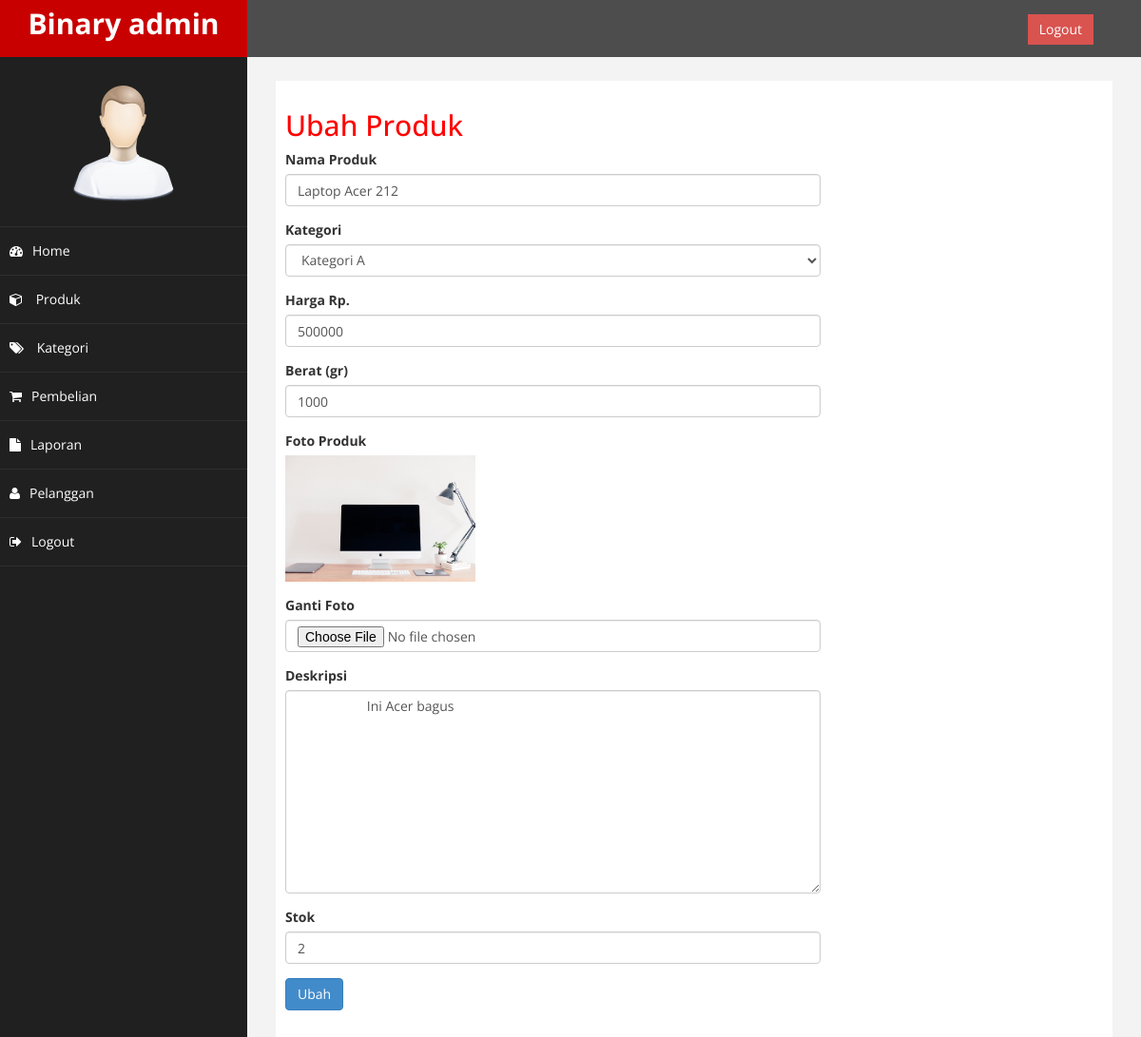
Screenshot of /admin/index.php?halaman=ubahproduk&id=2 (signed in) with the database file from the repository.
### tables this page shows
CREATE TABLE `produk` (
  `id_produk` int(11) NOT NULL,
  `id_kategori` int(5) NOT NULL,
  `nama_produk` varchar(100) NOT NULL,
  `harga_produk` int(11) NOT NULL,
  `berat_produk` int(11) NOT NULL,
  `foto_produk` varchar(100) NOT NULL,
  `deskripsi_produk` text NOT NULL,
  `stok_produk` int(5) NOT NULL
);

CREATE TABLE `kategori` (
  `id_kategori` int(5) NOT NULL,
  `nama_kategori` varchar(100) NOT NULL
);

### admin/ubahproduk.php (the view, shortened to what this page needs)
<?php
$ambil = $koneksi->query("SELECT * FROM produk WHERE id_produk = '$_GET[id]'");
$pecah = $ambil->fetch_assoc();
$datakategori = [];
$ambil = $koneksi->query("SELECT * FROM kategori");
while($tiap = $ambil->fetch_assoc()){
	$datakategori[] = $tiap;
}
?>
<h2>Ubah Produk</h2>
<div class="row">
	<div class="col-md-8">
    <form action="" method="post" enctype="multipart/form-data">
      <div class="form-group">
        <label for="">Nama Produk</label>
        <input type="text" name="nama" class="form-control" value="<?= $pecah['nama_produk']; ?>">
      </div>
      <div class="form-group">
        <label>Kategori</label>
        <select name="id_kategori" id="" class="form-control">
          <?php foreach($datakategori as $key => $value): ?>
          <option value="<?= $value['id_kategori'] ?>" <?php if($pecah['id_kategori']==$value['id_kategori']){echo "selected";} ?>>
            <?= $value['nama_kategori']; ?>
          </option>
          <?php endforeach; ?>
        </select>
      </div>
      <div class="form-group">
        <label for="">Harga Rp.</label>
        <input type="number" name="harga" class="form-control" value="<?= $pecah['harga_produk']; ?>">
      </div>
      <div class="form-group">
        <label for="">Berat (gr)</label>
        <input type="number" name="berat" class="form-control" value="<?= $pecah['berat_produk']; ?>">
      </div>
      <div class="form-group">
        <label for="">Foto Produk</label><br>
        <img src="../foto_produk/<?= $pecah['foto_produk']?>" width="200">
      </div>
      <div class="form-group">
        <label for="">Ganti Foto</label>
        <input type="file" name="foto" class="form-control">
      </div>
      <div class="form-group">
        <label for="">Deskripsi</label>
        <textarea name="deskripsi" class="form-control" rows="10">
          <?= $pecah['deskripsi_produk']; ?>
        </textarea>
      </div>
      <div class="form-group">
        <label for="">Stok</label>
        <input type="number" name="stok" class="form-control" value="<?= $pecah['stok_produk']; ?>">
      </div>
      <button name="ubah" class="btn btn-primary">Ubah</button>
    </form>
  </div>
</div>

### admin/assets/css/custom.css (style rules this page uses)
body { font-family: 'Open Sans', sans-serif; }
h2 { color: #f00; }

### rows the page displays
produk: nama "Laptop Acer 212", id_kategori "Kategori A", harga "500000", berat "1000", foto_produk (picture), deskripsi "Ini Acer bagus", stok "2"
